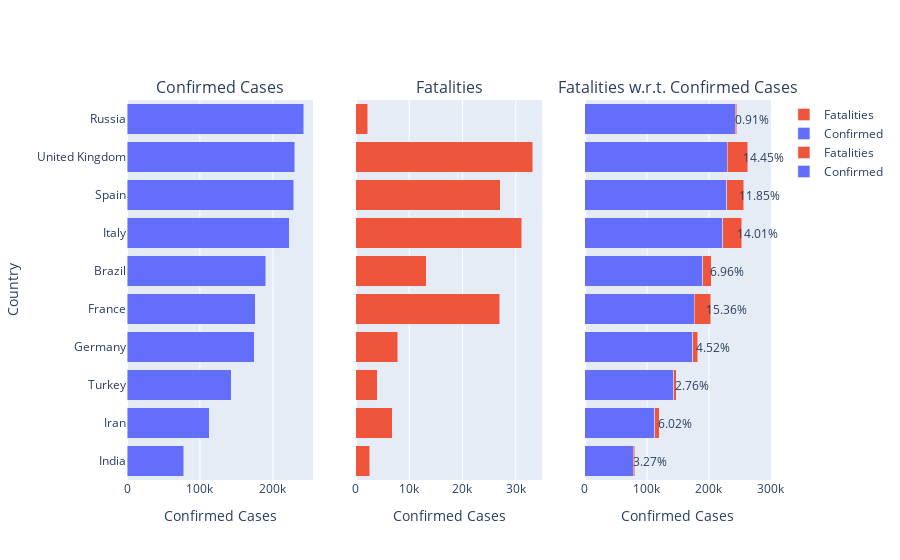

Notebook code for this chart:
### Code cell
fig=tools.make_subplots(1,3,subplot_titles=['Confirmed Cases','Fatalities','Fatalities w.r.t. Confirmed Cases'])
data=[]
for country,group in df.groupby(['Country_Region']):
    temp={}
    temp['Country']=country
    temp['Confirmed']=group['ConfirmedCases'].tolist()[-1]
    temp['Fatalities']=group['Fatalities'].tolist()[-1]
    temp['FatalitiesPercent']=100*temp['Fatalities']/temp['Confirmed']
    data.append(temp)
colors=px.colors.qualitative.Plotly
country_df=pd.DataFrame(data)
country_df=country_df.sort_values('Confirmed',ascending=False)

show_top_n=10

fig.append_trace(go.Bar(x=country_df["Confirmed"].head(show_top_n),
                        y=country_df["Country"].head(show_top_n), 
                        name='Confirmed',
                        orientation='h',
                        marker_color=colors[0]),1,1)
fig.append_trace(go.Bar(x=country_df["Fatalities"].head(show_top_n), 
                        y=country_df["Country"].head(show_top_n), 
                        name='Fatalities', 
                        orientation='h',
                        marker_color=colors[1]),1,2)

fig.append_trace(go.Bar(x=country_df["Confirmed"].head(show_top_n), 
                        y=country_df["Country"].head(show_top_n), 
                        name='Confirmed',
                        orientation='h',
                        marker_color=colors[0]),1,3)
fig.append_trace(go.Bar(x=country_df["Fatalities"].head(show_top_n), 
                        y=country_df["Country"].head(show_top_n), 
                        name='Fatalities', 
                        orientation='h',
                        marker_color=colors[1]),1,3)

annotations = []
index=0
for c,f in zip(country_df["Confirmed"].head(show_top_n),country_df["Fatalities"].head(show_top_n)):
    percent=100*f/c
    print(c,f,percent,index)
    annotations.append(
        dict(xref='x3',
             yref='y1',
             y=index,
             x=c+f+25000,
             text=f'{percent:2.2f}%',
             showarrow=False
            )
    )
    index+=1
#     if index==3:
#         break


fig.update_layout(title='',
                  annotations=annotations[:3]+annotations,
                  xaxis={'title':'Confirmed Cases'},
                  xaxis2={'title':'Confirmed Cases'},
                  xaxis3={'title':'Confirmed Cases','range':[0,300000]},
                  barmode='stack',
                  yaxis = {'autorange':"reversed",'title':'Country'},
                  yaxis2 = {'autorange':"reversed","visible":False},
                  yaxis3 = {'autorange':"reversed","visible":False},
                 )

fig.show()
# plot(fig,filename='country_grouped.html')
# country_df.head(10)

### Figure 1 — Plotly figure (JSON) as saved in the notebook; plotly's stock layout.template omitted (floating-point values rounded to 4 significant figures)
{"data": [{"marker": {"color": "#636EFA"}, "name": "Confirmed", "orientation": "h", "type": "bar", "x": [242271, 229705, 228691, 222104, 190137, 175981, 174098, 143114, 112725, 78055], "xaxis": "x", "y": ["Russia", "United Kingdom", "Spain", "Italy", "Brazil", "France", "Germany", "Turkey", "Iran", "India"], "yaxis": "y"}, {"marker": {"color": "#EF553B"}, "name": "Fatalities", "orientation": "h", "type": "bar", "x": [2212, 33186, 27104, 31106, 13240, 27032, 7861, 3952, 6783, 2551], "xaxis": "x2", "y": ["Russia", "United Kingdom", "Spain", "Italy", "Brazil", "France", "Germany", "Turkey", "Iran", "India"], "yaxis": "y2"}, {"marker": {"color": "#636EFA"}, "name": "Confirmed", "orientation": "h", "type": "bar", "x": [242271, 229705, 228691, 222104, 190137, 175981, 174098, 143114, 112725, 78055], "xaxis": "x3", "y": ["Russia", "United Kingdom", "Spain", "Italy", "Brazil", "France", "Germany", "Turkey", "Iran", "India"], "yaxis": "y3"}, {"marker": {"color": "#EF553B"}, "name": "Fatalities", "orientation": "h", "type": "bar", "x": [2212, 33186, 27104, 31106, 13240, 27032, 7861, 3952, 6783, 2551], "xaxis": "x3", "y": ["Russia", "United Kingdom", "Spain", "Italy", "Brazil", "France", "Germany", "Turkey", "Iran", "India"], "yaxis": "y3"}], "layout": {"annotations": [{"font": {"size": 16}, "showarrow": false, "text": "Confirmed Cases", "x": 0.1444, "xanchor": "center", "xref": "paper", "y": 1, "yanchor": "bottom", "yref": "paper"}, {"font": {"size": 16}, "showarrow": false, "text": "Fatalities", "x": 0.5, "xanchor": "center", "xref": "paper", "y": 1, "yanchor": "bottom", "yref": "paper"}, {"font": {"size": 16}, "showarrow": false, "text": "Fatalities w.r.t. Confirmed Cases", "x": 0.8556, "xanchor": "center", "xref": "paper", "y": 1, "yanchor": "bottom", "yref": "paper"}, {"showarrow": false, "text": "0.91%", "x": 269483, "xref": "x3", "y": 0, "yref": "y"}, {"showarrow": false, "text": "14.45%", "x": 287891, "xref": "x3", "y": 1, "yref": "y"}, {"showarrow": false, "text": "11.85%", "x": 280795, "xref": "x3", "y": 2, "yref": "y"}, {"showarrow": false, "text": "14.01%", "x": 278210, "xref": "x3", "y": 3, "yref": "y"}, {"showarrow": false, "text": "6.96%", "x": 228377, "xref": "x3", "y": 4, "yref": "y"}, {"showarrow": false, "text": "15.36%", "x": 228013, "xref": "x3", "y": 5, "yref": "y"}, {"showarrow": false, "text": "4.52%", "x": 206959, "xref": "x3", "y": 6, "yref": "y"}, {"showarrow": false, "text": "2.76%", "x": 172066, "xref": "x3", "y": 7, "yref": "y"}, {"showarrow": false, "text": "6.02%", "x": 144508, "xref": "x3", "y": 8, "yref": "y"}, {"showarrow": false, "text": "3.27%", "x": 105606, "xref": "x3", "y": 9, "yref": "y"}], "barmode": "stack", "title": {"text": ""}, "xaxis": {"anchor": "y", "domain": [0, 0.2889], "title": {"text": "Confirmed Cases"}}, "xaxis2": {"anchor": "y2", "domain": [0.3556, 0.6444], "title": {"text": "Confirmed Cases"}}, "xaxis3": {"anchor": "y3", "domain": [0.7111, 1], "range": [0, 300000], "title": {"text": "Confirmed Cases"}}, "yaxis": {"anchor": "x", "autorange": "reversed", "domain": [0, 1], "title": {"text": "Country"}}, "yaxis2": {"anchor": "x2", "autorange": "reversed", "domain": [0, 1], "visible": false}, "yaxis3": {"anchor": "x3", "autorange": "reversed", "domain": [0, 1], "visible": false}}}
